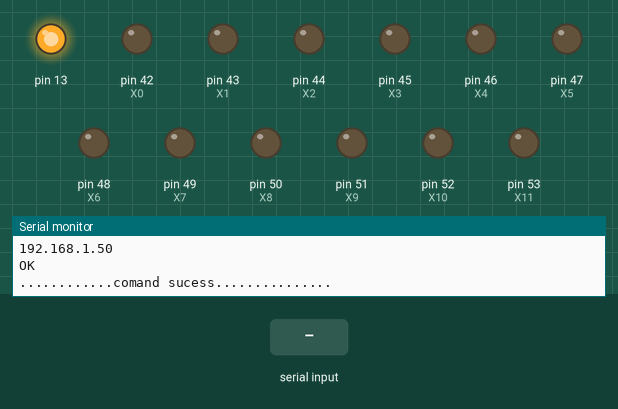
The sketch below on a simulated Arduino Mega 2560, built with avr-gcc and run on an emulated ATmega2560. On the bench: output pins drawn as LEDs (lit = HIGH), the last lines printed to the serial monitor. Dashed ring = blinking. The inputs (shaded band) are chosen by the test bench. Random numbers use the default seed unless the sketch sets one; the modem accepts every AT command (registered, SIM ready, sends succeed) and sends nothing else.

Above: at 3.9 s.
4.0 s: "no change\n" received over the second serial link
At 5.56 s:
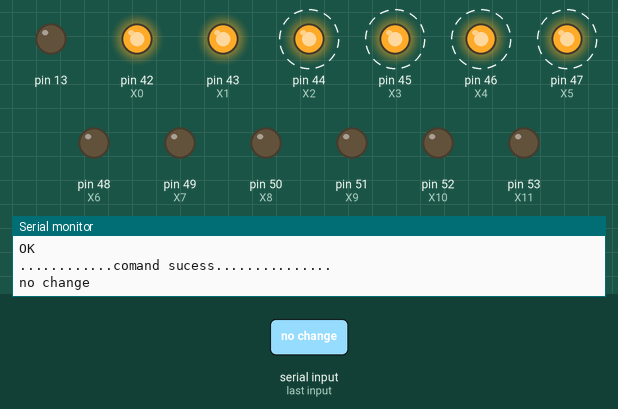
At 7.06 s:
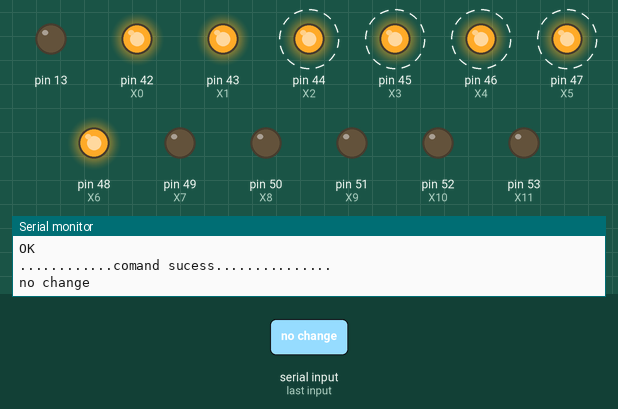
Timing chart, 0 to 13.0 s (numbered marks = the images above; inputs shaded):
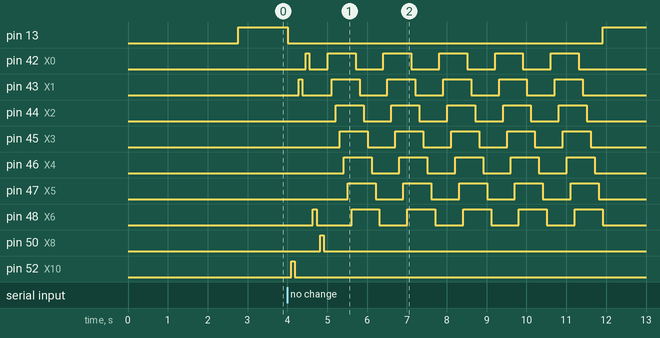

Measured:
- after the input at 4.0 s, pin 13: HIGH → LOW at once, → HIGH 7.9 s later; pin 42 (X0): goes HIGH 0.09 s, LOW 0.46 s, 4 × (HIGH 0.70 s, LOW 0.70 s), HIGH 0.70 s, then LOW, starting after 0.46 s

The sketch:

Andromotic_V2.0.ino
```cpp
String ATCMD [] =
  {
    "AT+CWQAP",
    "AT+CWMODE=3",
    "AT+CWSAP?",
    "AT+CIPMUX=1",
    //"AT+CWLAP",
    //"AT+CWJAP=\"(-(-(-_-)-)-)\",\"Stewee666@killer.sys32x86\"",
    "AT+CIPSERVER=1,6789",
    "AT+CIFSR",
    "END"           //FINAL DE LOS COMANDOS
  };


String W;
char   w;

#define baud0 9600
#define baud1 115200

#define X0  42
#define X1  43
#define X2  44
#define X3  45
#define X4  46
#define X5  47
#define X6  48
#define X7  49
#define X8  50
#define X9  51
#define X10 52
#define X11 53
byte l []={X0,X1,X2,X3,X4,X5,X6,X7,X8,X9,X10,X11};
void setup(){
  Serial1.begin(baud0);
  Serial.begin(baud0);
  delay(1000);

  int index=0;

  while(ATCMD[index] != "END"){

    Serial1.println(ATCMD[index++]); //escribir la configuracion del modulo wifi

    while(true){
      String s = GetLineWIFI();
      if(s!="")Serial.println(s);
      if(s.startsWith("no change"))break;//////////
      if(s.startsWith("OK"))break;       //
      if(s.startsWith("ready"))break;   ////////////
    }
    Serial.println("............comand sucess...............");
  }

  pinMode(X0 ,OUTPUT);
  pinMode(X1 ,OUTPUT);
  pinMode(X2 ,OUTPUT);
  pinMode(X3 ,OUTPUT);
  pinMode(X4 ,OUTPUT);
  pinMode(X5 ,OUTPUT);
  pinMode(X6 ,OUTPUT);
  pinMode(X7 ,OUTPUT);
  pinMode(X8 ,OUTPUT);
  pinMode(X9 ,OUTPUT);
  pinMode(X10,OUTPUT);
  pinMode(X11,OUTPUT);

  pinMode(13,OUTPUT);
  delay(25);
  digitalWrite(13,HIGH);

}

void loop(){


  if(Serial1.available()){  //imprime lo que entra del wifi al serial
    w = Serial1.read();
    Serial.print(w);
    W = W + w;
  }

  if(Serial.available()){ //imprime lo que entra del serial wifi
    char s = Serial.read();
    Serial1.print(s);
  }

  if(w=='\n'){  //si se pulsa intro

     if ( W.indexOf("a") > 0 )    // Comprobamos si q esta incluido en el string
               {
                 digitalWrite( X0, !digitalRead(X0)) ;

               }

     if ( W.indexOf("b") > 0 )
               {
                 digitalWrite( X1, !digitalRead(X1)) ;

               }
     if ( W.indexOf("c") > 0 )
               {
                 digitalWrite( X2, !digitalRead(X2)) ;

               }
    if ( W.indexOf("d") > 0 )
               {
                 digitalWrite( X3, !digitalRead(X3)) ;

               }
    if ( W.indexOf("e") > 0 )
               {
                 digitalWrite( X4, !digitalRead(X4)) ;

               }

    if ( W.indexOf("f") > 0 )
               {
                 digitalWrite( X5, !digitalRead(X5)) ;

               }

    if ( W.indexOf("g") > 0 )
               {
                 funny();

               }
    if ( W.indexOf("h") > 0 )//apagr todos
               {
                 offAll();

               }
    if ( W.indexOf("i") > 0 )//encender todos
               {
                 onAll();

               }


    W = "" ;
    w = ' ';
  }
}


String GetLineWIFI(){
  String S = "";
  if(Serial1.available()){
    char c= Serial1.read();
    while(c != '\n'){
      S = S + c;
      delay(25);
      c = Serial1.read();
    }
  }
  return (S);
}

void onAll(){

  for(int x =0; x<12; x++){
      digitalWrite(l[x],HIGH);
  }
}

void offAll(){

  for(int x =0; x<12; x++){
      digitalWrite(l[x],LOW);
  }
}

void funny(){
  offAll();
  digitalWrite(13,LOW);
  for(int x=0; x<5; x++){
    int r = random(0,11);
    delay(90);
    digitalWrite(l[r],HIGH);
    delay(90);
    digitalWrite(l[r],LOW);
  }

 for(int x=0; x<5; x++){
  for(int x=0; x<7; x++){
    delay(100);
    digitalWrite(l[x],HIGH);

  }
  for(int x=0; x<7; x++){
    delay(100);
    digitalWrite(l[x],LOW);

  }
 }
  digitalWrite(13,HIGH);
}
```
